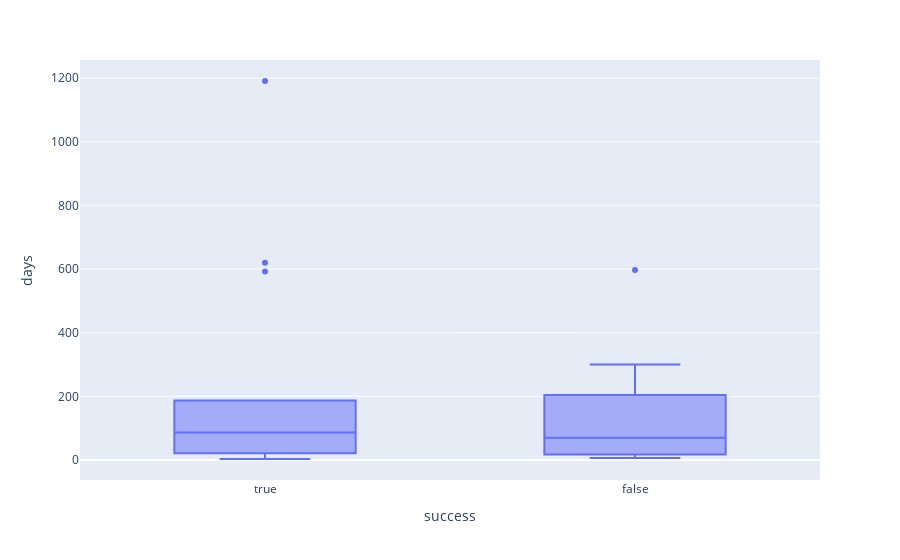

Notebook cell for this chart:
### Markdown cell above
<p> Box plot of days depending on success <p>

### Code cell
fig = px.box(data_frame=df.dropna(), y="days", x='success')
fig.update_traces(quartilemethod="exclusive") # or "inclusive", or "linear" by default
fig.show()

### Figure 1 — Plotly figure (JSON) as saved in the notebook; plotly's stock layout.template omitted (floating-point values rounded to 4 significant figures)
{"data": [{"alignmentgroup": "True", "hovertemplate": "success=%{x}<br>days=%{y}<extra></extra>", "legendgroup": "", "marker": {"color": "#636efa"}, "name": "", "notched": false, "offsetgroup": "", "orientation": "v", "quartilemethod": "exclusive", "showlegend": false, "type": "box", "x": [true, true, true, false, false, false, false, true, false, true, false, true, true, true, false, false, true, true, true, true, false, true, true, true], "x0": " ", "xaxis": "x", "y": [63, 62, 43, 102, 6, 108, 42, 11, 6, 187, 70, 3, 21, 17, 300, 28, 592, 98, 1191, 99, 597, 86, 135, 620], "y0": " ", "yaxis": "y"}], "layout": {"boxmode": "group", "legend": {"tracegroupgap": 0}, "margin": {"t": 60}, "xaxis": {"anchor": "y", "domain": [0, 1], "title": {"text": "success"}}, "yaxis": {"anchor": "x", "domain": [0, 1], "title": {"text": "days"}}}}
